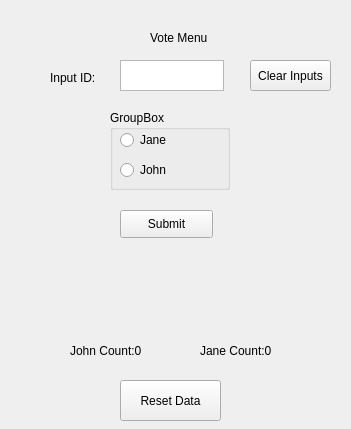
<?xml version="1.0" encoding="UTF-8"?>
<ui version="4.0">
 <class>Form</class>
 <widget class="QWidget" name="Form">
  <property name="geometry">
   <rect>
    <x>0</x>
    <y>0</y>
    <width>351</width>
    <height>429</height>
   </rect>
  </property>
  <property name="windowTitle">
   <string>Form</string>
  </property>
  <widget class="QLabel" name="label_title">
   <property name="geometry">
    <rect>
     <x>150</x>
     <y>30</y>
     <width>71</width>
     <height>16</height>
    </rect>
   </property>
   <property name="text">
    <string>Vote Menu</string>
   </property>
  </widget>
  <widget class="QGroupBox" name="groupBox">
   <property name="geometry">
    <rect>
     <x>110</x>
     <y>110</y>
     <width>120</width>
     <height>80</height>
    </rect>
   </property>
   <property name="title">
    <string>GroupBox</string>
   </property>
   <widget class="QRadioButton" name="radioButtonJane">
    <property name="geometry">
     <rect>
      <x>10</x>
      <y>20</y>
      <width>95</width>
      <height>20</height>
     </rect>
    </property>
    <property name="text">
     <string>Jane</string>
    </property>
   </widget>
   <widget class="QRadioButton" name="radioButtonJohn">
    <property name="geometry">
     <rect>
      <x>10</x>
      <y>50</y>
      <width>95</width>
      <height>20</height>
     </rect>
    </property>
    <property name="text">
     <string>John</string>
    </property>
   </widget>
  </widget>
  <widget class="QPlainTextEdit" name="id_input">
   <property name="geometry">
    <rect>
     <x>120</x>
     <y>60</y>
     <width>104</width>
     <height>31</height>
    </rect>
   </property>
  </widget>
  <widget class="QPushButton" name="submit_button">
   <property name="geometry">
    <rect>
     <x>120</x>
     <y>210</y>
     <width>93</width>
     <height>28</height>
    </rect>
   </property>
   <property name="text">
    <string>Submit</string>
   </property>
  </widget>
  <widget class="QLabel" name="label_input">
   <property name="geometry">
    <rect>
     <x>50</x>
     <y>70</y>
     <width>55</width>
     <height>16</height>
    </rect>
   </property>
   <property name="text">
    <string>Input ID:</string>
   </property>
  </widget>
  <widget class="QLabel" name="label_check">
   <property name="geometry">
    <rect>
     <x>70</x>
     <y>260</y>
     <width>201</width>
     <height>41</height>
    </rect>
   </property>
   <property name="text">
    <string/>
   </property>
  </widget>
  <widget class="QLabel" name="label_johncount">
   <property name="geometry">
    <rect>
     <x>70</x>
     <y>330</y>
     <width>91</width>
     <height>41</height>
    </rect>
   </property>
   <property name="text">
    <string>John Count:0</string>
   </property>
  </widget>
  <widget class="QLabel" name="label_janecount">
   <property name="geometry">
    <rect>
     <x>200</x>
     <y>330</y>
     <width>91</width>
     <height>41</height>
    </rect>
   </property>
   <property name="text">
    <string>Jane Count:0</string>
   </property>
  </widget>
  <widget class="QPushButton" name="clear_button">
   <property name="geometry">
    <rect>
     <x>250</x>
     <y>60</y>
     <width>81</width>
     <height>31</height>
    </rect>
   </property>
   <property name="text">
    <string>Clear Inputs</string>
   </property>
  </widget>
  <widget class="QPushButton" name="reset_button">
   <property name="geometry">
    <rect>
     <x>120</x>
     <y>380</y>
     <width>101</width>
     <height>41</height>
    </rect>
   </property>
   <property name="text">
    <string>Reset Data</string>
   </property>
  </widget>
 </widget>
 <resources/>
 <connections/>
</ui>
